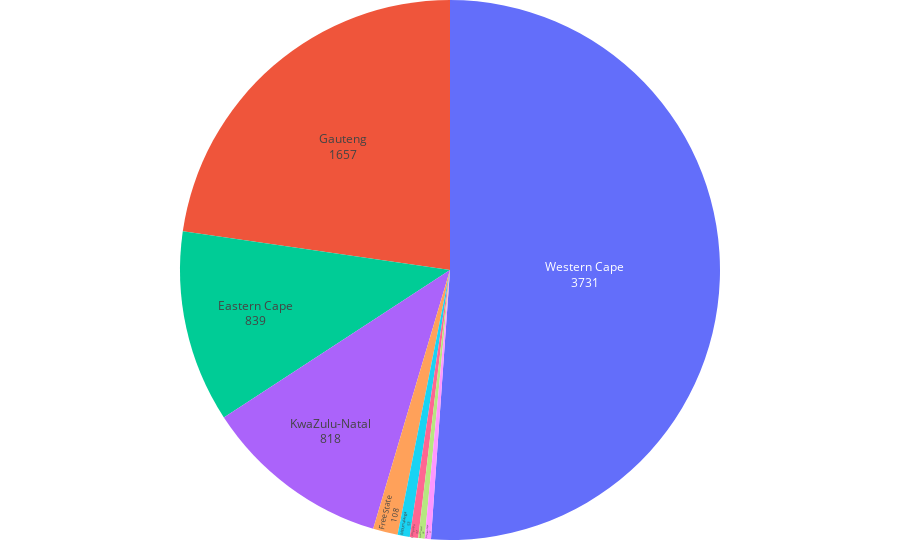

Notebook code cell kept with this figure:
### Markdown cell above
### Total

### Code cell
create_pie_chart(prov_recov_totals, 'total', 'province', 'tot_recovered_per_province.html')

### Figure 1 — Plotly figure (JSON) as saved in the notebook; plotly's stock layout.template omitted (floating-point values rounded to 4 significant figures)
{"data": [{"domain": {"x": [0, 1], "y": [0, 1]}, "hoverinfo": "label+percent", "hovertemplate": "%{label}<br>%{value}", "labels": ["Eastern Cape", "Free State", "Gauteng", "KwaZulu-Natal", "Limpopo", "Mpumalanga", "Northern Cape", "North West", "Western Cape", "Unknown"], "legendgroup": "", "name": "", "showlegend": true, "textinfo": "value+label", "textposition": "inside", "type": "pie", "values": [839, 108, 1657, 818, 37, 53, 27, 28, 3731, 0]}], "layout": {"legend": {"tracegroupgap": 0, "x": 0, "y": 1}, "margin": {"b": 20, "l": 0, "r": 0, "t": 0}, "showlegend": false}}
